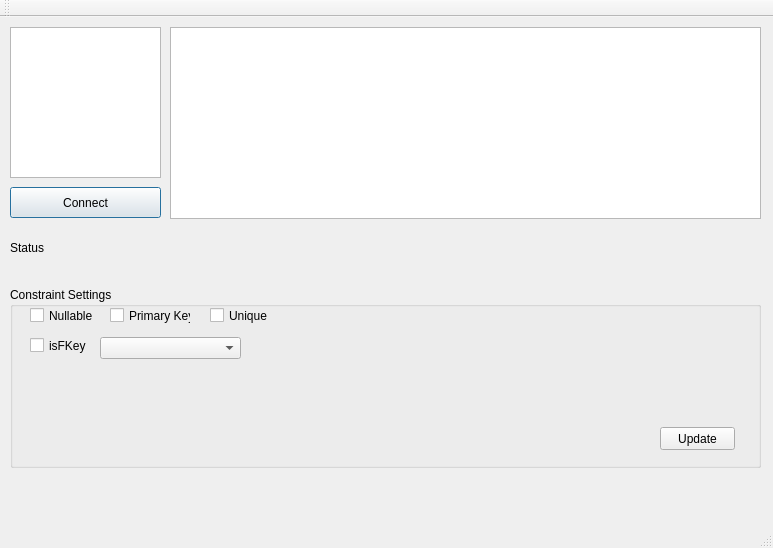
<?xml version="1.0" encoding="UTF-8"?>
<ui version="4.0">
 <class>MainWindow</class>
 <widget class="QMainWindow" name="MainWindow">
  <property name="geometry">
   <rect>
    <x>0</x>
    <y>0</y>
    <width>773</width>
    <height>548</height>
   </rect>
  </property>
  <property name="windowTitle">
   <string>MainWindow</string>
  </property>
  <widget class="QWidget" name="centralWidget">
   <widget class="QLabel" name="statusLabel">
    <property name="geometry">
     <rect>
      <x>10</x>
      <y>220</y>
      <width>341</width>
      <height>21</height>
     </rect>
    </property>
    <property name="text">
     <string>Status</string>
    </property>
    <property name="textFormat">
     <enum>Qt::AutoText</enum>
    </property>
   </widget>
   <widget class="QPushButton" name="connectButton">
    <property name="geometry">
     <rect>
      <x>10</x>
      <y>170</y>
      <width>151</width>
      <height>31</height>
     </rect>
    </property>
    <property name="text">
     <string>Connect</string>
    </property>
    <property name="autoDefault">
     <bool>true</bool>
    </property>
    <property name="default">
     <bool>true</bool>
    </property>
   </widget>
   <widget class="QTreeWidget" name="treeWidget">
    <property name="geometry">
     <rect>
      <x>10</x>
      <y>10</y>
      <width>151</width>
      <height>151</height>
     </rect>
    </property>
    <attribute name="headerVisible">
     <bool>false</bool>
    </attribute>
    <column>
     <property name="text">
      <string notr="true">1</string>
     </property>
    </column>
   </widget>
   <widget class="QTableWidget" name="tableWidget">
    <property name="geometry">
     <rect>
      <x>170</x>
      <y>10</y>
      <width>591</width>
      <height>192</height>
     </rect>
    </property>
    <property name="selectionBehavior">
     <enum>QAbstractItemView::SelectRows</enum>
    </property>
   </widget>
   <widget class="QGroupBox" name="constraintGroup">
    <property name="geometry">
     <rect>
      <x>10</x>
      <y>270</y>
      <width>751</width>
      <height>181</height>
     </rect>
    </property>
    <property name="title">
     <string>Constraint Settings</string>
    </property>
    <widget class="QCheckBox" name="nullBox">
     <property name="geometry">
      <rect>
       <x>20</x>
       <y>20</y>
       <width>70</width>
       <height>17</height>
      </rect>
     </property>
     <property name="text">
      <string>Nullable</string>
     </property>
    </widget>
    <widget class="QPushButton" name="updateButton">
     <property name="geometry">
      <rect>
       <x>650</x>
       <y>140</y>
       <width>75</width>
       <height>23</height>
      </rect>
     </property>
     <property name="text">
      <string>Update</string>
     </property>
    </widget>
    <widget class="QCheckBox" name="pkeyBox">
     <property name="geometry">
      <rect>
       <x>100</x>
       <y>20</y>
       <width>81</width>
       <height>17</height>
      </rect>
     </property>
     <property name="text">
      <string>Primary Key</string>
     </property>
    </widget>
    <widget class="QCheckBox" name="uniqueBox">
     <property name="geometry">
      <rect>
       <x>200</x>
       <y>20</y>
       <width>70</width>
       <height>17</height>
      </rect>
     </property>
     <property name="text">
      <string>Unique</string>
     </property>
    </widget>
    <widget class="QCheckBox" name="fkeyBox">
     <property name="geometry">
      <rect>
       <x>20</x>
       <y>50</y>
       <width>70</width>
       <height>17</height>
      </rect>
     </property>
     <property name="text">
      <string>isFKey</string>
     </property>
    </widget>
    <widget class="QComboBox" name="fkeyList">
     <property name="geometry">
      <rect>
       <x>90</x>
       <y>50</y>
       <width>141</width>
       <height>22</height>
      </rect>
     </property>
    </widget>
   </widget>
  </widget>
  <widget class="QMenuBar" name="menuBar">
   <property name="geometry">
    <rect>
     <x>0</x>
     <y>0</y>
     <width>773</width>
     <height>21</height>
    </rect>
   </property>
  </widget>
  <widget class="QToolBar" name="mainToolBar">
   <attribute name="toolBarArea">
    <enum>TopToolBarArea</enum>
   </attribute>
   <attribute name="toolBarBreak">
    <bool>false</bool>
   </attribute>
  </widget>
  <widget class="QStatusBar" name="statusBar"/>
 </widget>
 <layoutdefault spacing="6" margin="11"/>
 <tabstops>
  <tabstop>connectButton</tabstop>
 </tabstops>
 <resources/>
 <connections/>
</ui>
